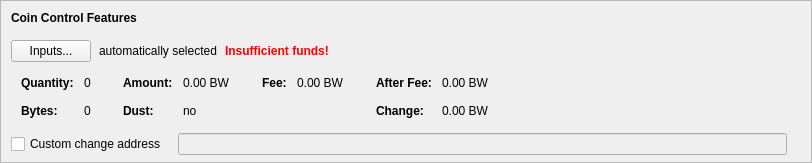
    <widget class="QFrame" name="frameCoinControl">
     <property name="sizePolicy">
      <sizepolicy hsizetype="Expanding" vsizetype="Expanding">
       <horstretch>0</horstretch>
       <verstretch>0</verstretch>
      </sizepolicy>
     </property>
     <property name="maximumSize">
      <size>
       <width>16777215</width>
       <height>16777215</height>
      </size>
     </property>
     <property name="frameShape">
      <enum>QFrame::StyledPanel</enum>
     </property>
     <property name="frameShadow">
      <enum>QFrame::Sunken</enum>
     </property>
     <layout class="QVBoxLayout" name="verticalLayoutCoinControl2">
      <property name="spacing">
       <number>0</number>
      </property>
      <property name="leftMargin">
       <number>0</number>
      </property>
      <property name="topMargin">
       <number>0</number>
      </property>
      <property name="rightMargin">
       <number>0</number>
      </property>
      <property name="bottomMargin">
       <number>6</number>
      </property>
      <item>
       <layout class="QVBoxLayout" name="verticalLayoutCoinControl" stretch="0,0,0,0,1">
        <property name="spacing">
         <number>0</number>
        </property>
        <property name="leftMargin">
         <number>10</number>
        </property>
        <property name="topMargin">
         <number>10</number>
        </property>
        <item>
         <layout class="QHBoxLayout" name="horizontalLayoutCoinControl1">
          <property name="bottomMargin">
           <number>15</number>
          </property>
          <item>
           <widget class="QLabel" name="labelCoinControlFeatures">
            <property name="sizePolicy">
             <sizepolicy hsizetype="Preferred" vsizetype="Maximum">
              <horstretch>0</horstretch>
              <verstretch>0</verstretch>
             </sizepolicy>
            </property>
            <property name="font">
             <font>
              <weight>75</weight>
              <bold>true</bold>
             </font>
            </property>
            <property name="styleSheet">
             <string notr="true">font-weight:bold;</string>
            </property>
            <property name="text">
             <string>Coin Control Features</string>
            </property>
           </widget>
          </item>
         </layout>
        </item>
        <item>
         <layout class="QHBoxLayout" name="horizontalLayoutCoinControl2" stretch="0,0,0,0">
          <property name="spacing">
           <number>8</number>
          </property>
          <property name="bottomMargin">
           <number>10</number>
          </property>
          <item>
           <widget class="QPushButton" name="pushButtonCoinControl">
            <property name="styleSheet">
             <string notr="true"/>
            </property>
            <property name="text">
             <string>Inputs...</string>
            </property>
            <property name="autoDefault">
             <bool>false</bool>
            </property>
           </widget>
          </item>
          <item>
           <widget class="QLabel" name="labelCoinControlAutomaticallySelected">
            <property name="text">
             <string>automatically selected</string>
            </property>
            <property name="margin">
             <number>5</number>
            </property>
           </widget>
          </item>
          <item>
           <widget class="QLabel" name="labelCoinControlInsuffFunds">
            <property name="font">
             <font>
              <weight>75</weight>
              <bold>true</bold>
             </font>
            </property>
            <property name="styleSheet">
             <string notr="true">color:red;font-weight:bold;</string>
            </property>
            <property name="text">
             <string>Insufficient funds!</string>
            </property>
            <property name="margin">
             <number>5</number>
            </property>
           </widget>
          </item>
          <item>
           <spacer name="horizontalSpacerCoinControl">
            <property name="orientation">
             <enum>Qt::Horizontal</enum>
            </property>
            <property name="sizeHint" stdset="0">
             <size>
              <width>40</width>
              <height>1</height>
             </size>
            </property>
           </spacer>
          </item>
         </layout>
        </item>
        <item>
         <widget class="QWidget" name="widgetCoinControl" native="true">
          <property name="sizePolicy">
           <sizepolicy hsizetype="Preferred" vsizetype="Preferred">
            <horstretch>0</horstretch>
            <verstretch>0</verstretch>
           </sizepolicy>
          </property>
          <property name="minimumSize">
           <size>
            <width>0</width>
            <height>0</height>
           </size>
          </property>
          <property name="styleSheet">
           <string notr="true"/>
          </property>
          <layout class="QHBoxLayout" name="horizontalLayoutCoinControl5">
           <property name="leftMargin">
            <number>0</number>
           </property>
           <property name="topMargin">
            <number>0</number>
           </property>
           <property name="rightMargin">
            <number>0</number>
           </property>
           <property name="bottomMargin">
            <number>0</number>
           </property>
           <item>
            <layout class="QHBoxLayout" name="horizontalLayoutCoinControl3" stretch="0,0,0,1">
             <property name="spacing">
              <number>20</number>
             </property>
             <property name="topMargin">
              <number>0</number>
             </property>
             <property name="bottomMargin">
              <number>10</number>
             </property>
             <item>
              <layout class="QFormLayout" name="formLayoutCoinControl1">
               <property name="horizontalSpacing">
                <number>10</number>
               </property>
               <property name="verticalSpacing">
                <number>14</number>
               </property>
               <property name="leftMargin">
                <number>10</number>
               </property>
               <property name="topMargin">
                <number>4</number>
               </property>
               <property name="rightMargin">
                <number>6</number>
               </property>
               <item row="0" column="0">
                <widget class="QLabel" name="labelCoinControlQuantityText">
                 <property name="font">
                  <font>
                   <weight>75</weight>
                   <bold>true</bold>
                  </font>
                 </property>
                 <property name="text">
                  <string>Quantity:</string>
                 </property>
                 <property name="margin">
                  <number>0</number>
                 </property>
                </widget>
               </item>
               <item row="0" column="1">
                <widget class="QLabel" name="labelCoinControlQuantity">
                 <property name="cursor">
                  <cursorShape>IBeamCursor</cursorShape>
                 </property>
                 <property name="contextMenuPolicy">
                  <enum>Qt::ActionsContextMenu</enum>
                 </property>
                 <property name="text">
                  <string notr="true">0</string>
                 </property>
                 <property name="margin">
                  <number>0</number>
                 </property>
                 <property name="textInteractionFlags">
                  <set>Qt::LinksAccessibleByMouse|Qt::TextSelectableByKeyboard|Qt::TextSelectableByMouse</set>
                 </property>
                </widget>
               </item>
               <item row="1" column="0">
                <widget class="QLabel" name="labelCoinControlBytesText">
                 <property name="font">
                  <font>
                   <weight>75</weight>
                   <bold>true</bold>
                  </font>
                 </property>
                 <property name="text">
                  <string>Bytes:</string>
                 </property>
                </widget>
               </item>
               <item row="1" column="1">
                <widget class="QLabel" name="labelCoinControlBytes">
                 <property name="cursor">
                  <cursorShape>IBeamCursor</cursorShape>
                 </property>
                 <property name="contextMenuPolicy">
                  <enum>Qt::ActionsContextMenu</enum>
                 </property>
                 <property name="text">
                  <string notr="true">0</string>
                 </property>
                 <property name="textInteractionFlags">
                  <set>Qt::LinksAccessibleByMouse|Qt::TextSelectableByKeyboard|Qt::TextSelectableByMouse</set>
                 </property>
                </widget>
               </item>
              </layout>
             </item>
             <item>
              <layout class="QFormLayout" name="formLayoutCoinControl2">
               <property name="horizontalSpacing">
                <number>10</number>
               </property>
               <property name="verticalSpacing">
                <number>14</number>
               </property>
               <property name="leftMargin">
                <number>6</number>
               </property>
               <property name="topMargin">
                <number>4</number>
               </property>
               <property name="rightMargin">
                <number>6</number>
               </property>
               <item row="0" column="0">
                <widget class="QLabel" name="labelCoinControlAmountText">
                 <property name="font">
                  <font>
                   <weight>75</weight>
                   <bold>true</bold>
                  </font>
                 </property>
                 <property name="text">
                  <string>Amount:</string>
                 </property>
                 <property name="margin">
                  <number>0</number>
                 </property>
                </widget>
               </item>
               <item row="0" column="1">
                <widget class="QLabel" name="labelCoinControlAmount">
                 <property name="cursor">
                  <cursorShape>IBeamCursor</cursorShape>
                 </property>
                 <property name="contextMenuPolicy">
                  <enum>Qt::ActionsContextMenu</enum>
                 </property>
                 <property name="text">
                  <string notr="true">0.00 BW</string>
                 </property>
                 <property name="textInteractionFlags">
                  <set>Qt::LinksAccessibleByMouse|Qt::TextSelectableByKeyboard|Qt::TextSelectableByMouse</set>
                 </property>
                </widget>
               </item>
               <item row="1" column="0">
                <widget class="QLabel" name="labelCoinControlLowOutputText">
                 <property name="font">
                  <font>
                   <weight>75</weight>
                   <bold>true</bold>
                  </font>
                 </property>
                 <property name="text">
                  <string>Dust:</string>
                 </property>
                </widget>
               </item>
               <item row="1" column="1">
                <widget class="QLabel" name="labelCoinControlLowOutput">
                 <property name="cursor">
                  <cursorShape>IBeamCursor</cursorShape>
                 </property>
                 <property name="contextMenuPolicy">
                  <enum>Qt::ActionsContextMenu</enum>
                 </property>
                 <property name="text">
                  <string notr="true">no</string>
                 </property>
                 <property name="textInteractionFlags">
                  <set>Qt::LinksAccessibleByMouse|Qt::TextSelectableByKeyboard|Qt::TextSelectableByMouse</set>
                 </property>
                </widget>
               </item>
              </layout>
             </item>
             <item>
              <layout class="QFormLayout" name="formLayoutCoinControl3">
               <property name="horizontalSpacing">
                <number>10</number>
               </property>
               <property name="verticalSpacing">
                <number>14</number>
               </property>
               <property name="leftMargin">
                <number>6</number>
               </property>
               <property name="topMargin">
                <number>4</number>
               </property>
               <property name="rightMargin">
                <number>6</number>
               </property>
               <item row="0" column="0">
                <widget class="QLabel" name="labelCoinControlFeeText">
                 <property name="font">
                  <font>
                   <weight>75</weight>
                   <bold>true</bold>
                  </font>
                 </property>
                 <property name="text">
                  <string>Fee:</string>
                 </property>
                 <property name="margin">
                  <number>0</number>
                 </property>
                </widget>
               </item>
               <item row="0" column="1">
                <widget class="QLabel" name="labelCoinControlFee">
                 <property name="cursor">
                  <cursorShape>IBeamCursor</cursorShape>
                 </property>
                 <property name="contextMenuPolicy">
                  <enum>Qt::ActionsContextMenu</enum>
                 </property>
                 <property name="text">
                  <string notr="true">0.00 BW</string>
                 </property>
                 <property name="textInteractionFlags">
                  <set>Qt::LinksAccessibleByMouse|Qt::TextSelectableByKeyboard|Qt::TextSelectableByMouse</set>
                 </property>
                </widget>
               </item>
              </layout>
             </item>
             <item>
              <layout class="QFormLayout" name="formLayoutCoinControl4">
               <property name="horizontalSpacing">
                <number>10</number>
               </property>
               <property name="verticalSpacing">
                <number>14</number>
               </property>
               <property name="leftMargin">
                <number>6</number>
               </property>
               <property name="topMargin">
                <number>4</number>
               </property>
               <property name="rightMargin">
                <number>6</number>
               </property>
               <item row="0" column="0">
                <widget class="QLabel" name="labelCoinControlAfterFeeText">
                 <property name="font">
                  <font>
                   <weight>75</weight>
                   <bold>true</bold>
                  </font>
                 </property>
                 <property name="text">
                  <string>After Fee:</string>
                 </property>
                 <property name="margin">
                  <number>0</number>
                 </property>
                </widget>
               </item>
               <item row="0" column="1">
                <widget class="QLabel" name="labelCoinControlAfterFee">
                 <property name="cursor">
                  <cursorShape>IBeamCursor</cursorShape>
                 </property>
                 <property name="contextMenuPolicy">
                  <enum>Qt::ActionsContextMenu</enum>
                 </property>
                 <property name="text">
                  <string notr="true">0.00 BW</string>
                 </property>
                 <property name="textInteractionFlags">
                  <set>Qt::LinksAccessibleByMouse|Qt::TextSelectableByKeyboard|Qt::TextSelectableByMouse</set>
                 </property>
                </widget>
               </item>
               <item row="1" column="0">
                <widget class="QLabel" name="labelCoinControlChangeText">
                 <property name="font">
                  <font>
                   <weight>75</weight>
                   <bold>true</bold>
                  </font>
                 </property>
                 <property name="text">
                  <string>Change:</string>
                 </property>
                </widget>
               </item>
               <item row="1" column="1">
                <widget class="QLabel" name="labelCoinControlChange">
                 <property name="cursor">
                  <cursorShape>IBeamCursor</cursorShape>
                 </property>
                 <property name="contextMenuPolicy">
                  <enum>Qt::ActionsContextMenu</enum>
                 </property>
                 <property name="text">
                  <string notr="true">0.00 BW</string>
                 </property>
                 <property name="textInteractionFlags">
                  <set>Qt::LinksAccessibleByMouse|Qt::TextSelectableByKeyboard|Qt::TextSelectableByMouse</set>
                 </property>
                </widget>
               </item>
              </layout>
             </item>
            </layout>
           </item>
          </layout>
         </widget>
        </item>
        <item>
         <layout class="QHBoxLayout" name="horizontalLayoutCoinControl4" stretch="0,0,0">
          <property name="spacing">
           <number>12</number>
          </property>
          <property name="sizeConstraint">
           <enum>QLayout::SetDefaultConstraint</enum>
          </property>
          <property name="topMargin">
           <number>5</number>
          </property>
          <property name="rightMargin">
           <number>5</number>
          </property>
          <item>
           <widget class="QCheckBox" name="checkBoxCoinControlChange">
            <property name="toolTip">
             <string>If this is activated, but the change address is empty or invalid, change will be sent to a newly generated address.</string>
            </property>
            <property name="text">
             <string>Custom change address</string>
            </property>
           </widget>
          </item>
          <item>
           <widget class="QValidatedLineEdit" name="lineEditCoinControlChange">
            <property name="enabled">
             <bool>false</bool>
            </property>
            <property name="sizePolicy">
             <sizepolicy hsizetype="Expanding" vsizetype="Fixed">
              <horstretch>0</horstretch>
              <verstretch>0</verstretch>
             </sizepolicy>
            </property>
           </widget>
          </item>
          <item>
           <widget class="QLabel" name="labelCoinControlChangeLabel">
            <property name="sizePolicy">
             <sizepolicy hsizetype="Preferred" vsizetype="Expanding">
              <horstretch>0</horstretch>
              <verstretch>0</verstretch>
             </sizepolicy>
            </property>
            <property name="minimumSize">
             <size>
              <width>0</width>
              <height>0</height>
             </size>
            </property>
            <property name="text">
             <string/>
            </property>
            <property name="margin">
             <number>3</number>
            </property>
           </widget>
          </item>
         </layout>
        </item>
        <item>
         <spacer name="verticalSpacerCoinControl">
          <property name="orientation">
           <enum>Qt::Vertical</enum>
          </property>
          <property name="sizeHint" stdset="0">
           <size>
            <width>800</width>
            <height>1</height>
           </size>
          </property>
         </spacer>
        </item>
       </layout>
      </item>
     </layout>
    </widget>
